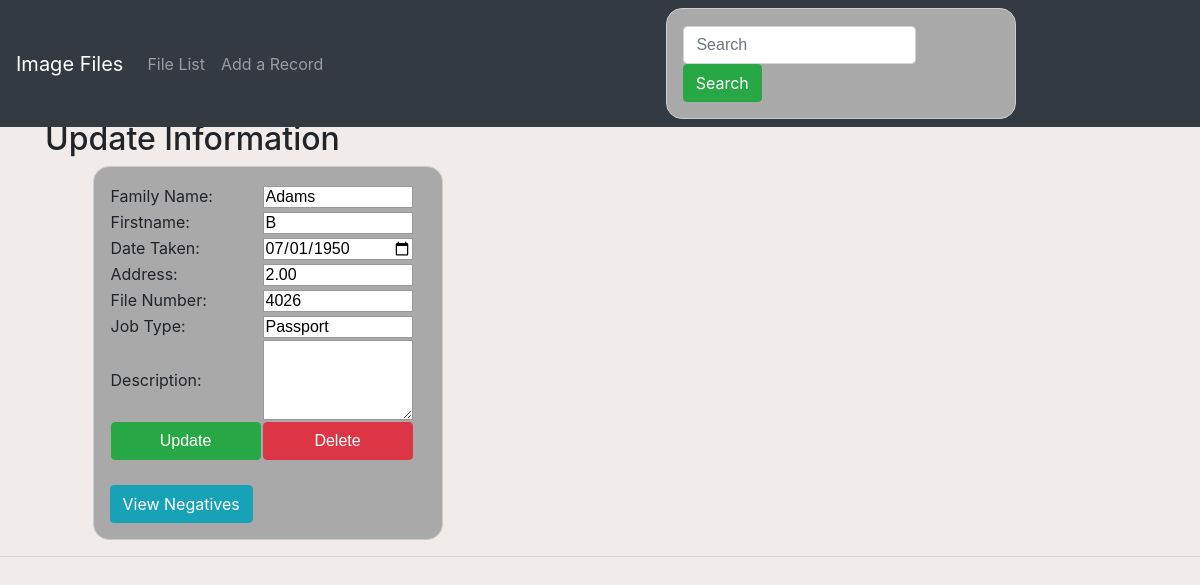
/editNegative.php?id=1, run on the app's committed database.
### tables this page shows
CREATE TABLE `negatives` (
  `id` int(13) NOT NULL,
  `familyname` varchar(255) NOT NULL,
  `firstname` varchar(255) DEFAULT NULL,
  `datetaken` date NOT NULL,
  `address` float(9,2) NOT NULL,
  `negativenum` int(11) NOT NULL,
  `jobtype` varchar(255) DEFAULT NULL,
  `description` text
);

### editNegative.php (the view, shortened to what this page needs)
<?php
include('includes/header.php');
include('includes/database.php');
$id = filter_input(INPUT_GET, 'id', FILTER_SANITIZE_NUMBER_INT);
$sql = "SELECT * FROM negatives WHERE id=$id";
$query = $conn->query($sql);
if (!$query) {
    $errno = $conn->connect_errno;
    $errmsg = $conn->connect_error;
    die("Connection to database failed: ($errno) $errmsg.");
} else {
    $row = $query->fetch_assoc();
}
?>
<div class='container'>
    <div class='row'>
        <div class = 'col-md-5'>
            <br/>
            <br/>
            <h2>Update Information</h2>
            <form action="manageEdit.php" method="get">
                <table>
                    <tr>
                        <td>Family Name: </td>
                        <td><input name="familyname" type="text" value="<?php echo $row['familyname'] ?>"></td>
                    </tr>
                    <tr>
                        <td>Firstname: </td>
                        <td><input name="firstname" type="text" value="<?php echo $row['firstname'] ?>"></td>
                    </tr>
                    <tr>
                        <td>Date Taken: </td>
                        <td><input name="datetaken" type="date" value="<?php echo $row['datetaken'] ?>"></td>
                    </tr>
                    <tr>
                        <td>Address: </td>
                        <td><input name="address" type="number" value="<?php echo $row['address'] ?>"></td>
                    </tr>
                    <tr>
                        <td>File Number:</td>
                        <td><input name="negativenum" type="number" value="<?php echo $row['negativenum'] ?>"></td>
                    </tr>
                    <tr>
                        <td>Job Type:</td>
                        <td><input name="jobtype" type="text" value="<?php echo $row['jobtype'] ?>"></td>
                    </tr>
                    <tr>
                        <td>Description:</td>
                        <td><textarea rows="4" cols="30" name ="description" value="<?php echo $row['description'] ?>"></textarea></td>
                    </tr>
                    <tr>
                        <td><input class='btn btn-success' type="submit" value="Update"/></td>
                    </form>
                    <form>
                        <td><form action='deleteConfirm.php' method="post">
                                <input type="submit" class='btn btn-danger' name="submit" value="Delete">
                            </form>
                    <br/>
                    <?php
                    echo "<a class='btn btn-info' href='negativeList.php'>View Negatives</a>";
                    ?>
                    </div>
                    </div>
                    </div>
                    <?php
                    require_once 'includes/footer.php';

### css/styles.css (style rules this page uses)
body { padding-top: 72px !important; background-color: #F1ECE9; }
form { margin: 0 auto; width: 350px; padding: 1em; border: 1px solid #CCC; border-radius: 1em; background-color: darkgray; }
input, textarea { font: 1em sans-serif; width: 150px; box-sizing: border-box; border: 1px solid #999; }
textarea { vertical-align: top; height: 5em; }

### data on the page
negatives: familyname "Adams", firstname "B", datetaken "07/01/1950", address "2.00", negativenum "4026", jobtype "Passport"
